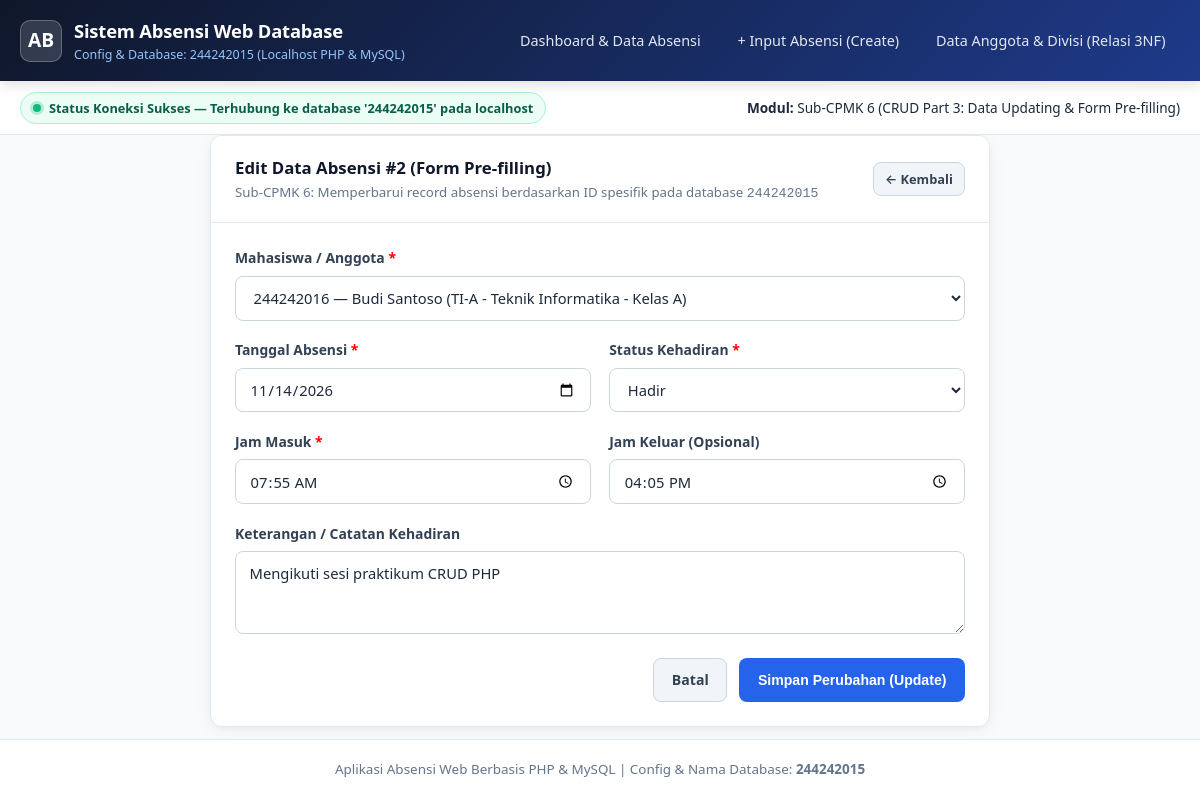
Page /edit.php?id=2 on the committed database.
### tables this page shows
CREATE TABLE IF NOT EXISTS `absensi` (
  `id_absensi` INT AUTO_INCREMENT PRIMARY KEY,
  `id_anggota` INT NOT NULL,
  `tanggal` DATE NOT NULL,
  `jam_masuk` TIME NOT NULL,
  `jam_keluar` TIME DEFAULT NULL,
  `status_kehadiran` ENUM('Hadir', 'Izin', 'Sakit', 'Alpha') NOT NULL DEFAULT 'Hadir',
  `keterangan` TEXT DEFAULT NULL,
  `created_at` TIMESTAMP DEFAULT CURRENT_TIMESTAMP,
  `updated_at` TIMESTAMP DEFAULT CURRENT_TIMESTAMP ON UPDATE CURRENT_TIMESTAMP,
  CONSTRAINT `fk_absensi_anggota`
    FOREIGN KEY (`id_anggota`) REFERENCES `anggota`(`id_anggota`)
    ON UPDATE CASCADE
    ON DELETE CASCADE
);

CREATE TABLE IF NOT EXISTS `anggota` (
  `id_anggota` INT AUTO_INCREMENT PRIMARY KEY,
  `nomor_induk` VARCHAR(30) NOT NULL UNIQUE,
  `nama_lengkap` VARCHAR(120) NOT NULL,
  `email` VARCHAR(120) NOT NULL,
  `id_divisi` INT NOT NULL,
  `created_at` TIMESTAMP DEFAULT CURRENT_TIMESTAMP,
  CONSTRAINT `fk_anggota_divisi`
    FOREIGN KEY (`id_divisi`) REFERENCES `divisi`(`id_divisi`)
    ON UPDATE CASCADE
    ON DELETE RESTRICT
);

### config/database.php (called while the page is built, shortened)
<?php
$db_status = [
    'connected' => false,
    'message'   => '',
    'database'  => DB_NAME,
    'host'      => DB_HOST,
    'driver'    => 'MySQLi (PHP Extension)'
];
$conn = @new mysqli(DB_HOST, DB_USER, DB_PASS, '', DB_PORT);
if ($conn->connect_errno) {
    $db_status['connected'] = false;
    $db_status['message']   = "Gagal terhubung ke server MySQL (" . $conn->connect_errno . "): " . $conn->connect_error;
} else {
    $conn->set_charset('utf8mb4');
    $createDbSql = "CREATE DATABASE IF NOT EXISTS `" . DB_NAME . "` CHARACTER SET utf8mb4 COLLATE utf8mb4_unicode_ci";
    if ($conn->query($createDbSql) && $conn->select_db(DB_NAME)) {
        $db_status['connected'] = true;
        $db_status['message']   = "Status Koneksi Sukses — Terhubung ke database '" . DB_NAME . "' pada " . DB_HOST;
    } else {
        $db_status['connected'] = false;
        $db_status['message']   = "Gagal memilih atau membuat database '" . DB_NAME . "': " . $conn->error;
    }
}
function e(?string $str): string
{
    return htmlspecialchars($str ?? '', ENT_QUOTES, 'UTF-8');
}

### edit.php (the view, shortened to what this page needs)
<?php
require_once __DIR__ . '/koneksi.php';
$id_absensi = (int)($_GET['id'] ?? $_POST['id_absensi'] ?? 0);
$stmt = $conn->prepare("SELECT * FROM absensi WHERE id_absensi = ? LIMIT 1");
$stmt->bind_param("i", $id_absensi);
$stmt->execute();
$res = $stmt->get_result();
$record = $res->fetch_assoc();
$anggota_list = [];
$resAnggota = $conn->query("SELECT a.id_anggota, a.nomor_induk, a.nama_lengkap, d.kode_divisi, d.nama_divisi
                            FROM anggota a
                            INNER JOIN divisi d ON a.id_divisi = d.id_divisi
                            ORDER BY a.nomor_induk ASC");
if ($resAnggota) {
    while ($row = $resAnggota->fetch_assoc()) {
        $anggota_list[] = $row;
    }
}
?>
<!DOCTYPE html>
<html lang="id">
<head>
    <link rel="stylesheet" href="assets/style.css">
</head>
<body>
    <header class="navbar">
        <div class="container navbar-inner">
            <a href="index.php" class="brand">
                <div class="brand-icon">AB</div>
                <div class="brand-text">
                    <h1>Sistem Absensi Web Database</h1>
                    <span>Config &amp; Database: 244242015 (Localhost PHP &amp; MySQL)</span>
                </div>
            </a>
            <nav class="nav-links">
                <a href="index.php" class="nav-link">Dashboard &amp; Data Absensi</a>
                <a href="tambah.php" class="nav-link">+ Input Absensi (Create)</a>
                <a href="anggota.php" class="nav-link">Data Anggota &amp; Divisi (Relasi 3NF)</a>
            </nav>
        </div>
    </header>
    <div class="status-bar">
        <div class="container status-bar-inner">
            <div>
                <span class="db-badge <?= $db_status['connected'] ? 'ok' : 'err' ?>">
                    <span class="pulse-dot <?= $db_status['connected'] ? '' : 'err' ?>"></span>
                    <?= e($db_status['message']) ?>
                </span>
            </div>
            <div>
                <strong>Modul:</strong> Sub-CPMK 6 (CRUD Part 3: Data Updating &amp; Form Pre-filling)
            </div>
        </div>
    </div>
    <main class="container">
        <section class="card" style="max-width: 780px; margin: 0 auto;">
            <div class="card-header">
                <div>
                    <h2 class="card-title">Edit Data Absensi #<?= (int)$id_absensi ?> (Form Pre-filling)</h2>
                    <p class="card-subtitle">Sub-CPMK 6: Memperbarui record absensi berdasarkan ID spesifik pada database <code>244242015</code></p>
                </div>
                <a href="index.php" class="btn btn-secondary btn-sm">&larr; Kembali</a>
            </div>
            <div class="card-body">
                <form action="edit.php?id=<?= (int)$id_absensi ?>" method="POST">
                    <div class="form-grid">
                        <div class="form-group full-width">
                            <label for="id_anggota">Mahasiswa / Anggota <span style="color:red">*</span></label>
                            <select name="id_anggota" id="id_anggota" required>
                                <?php foreach ($anggota_list as $ag): ?>
                                    <option value="<?= (int)$ag['id_anggota'] ?>" <?= (int)$record['id_anggota'] === (int)$ag['id_anggota'] ? 'selected' : '' ?>>
                                        <?= e($ag['nomor_induk']) ?> — <?= e($ag['nama_lengkap']) ?> (<?= e($ag['kode_divisi']) ?> - <?= e($ag['nama_divisi']) ?>)
                                    </option>
                                <?php endforeach; ?>
                            </select>
                        </div>
                        <div class="form-group">
                            <label for="tanggal">Tanggal Absensi <span style="color:red">*</span></label>
                            <input type="date" name="tanggal" id="tanggal" value="<?= e($record['tanggal']) ?>" required>
                        </div>
                        <div class="form-group">
                            <label for="status_kehadiran">Status Kehadiran <span style="color:red">*</span></label>
                            <select name="status_kehadiran" id="status_kehadiran" required>
                                <?php foreach (['Hadir', 'Izin', 'Sakit', 'Alpha'] as $st): ?>
                                    <option value="<?= $st ?>" <?= $record['status_kehadiran'] === $st ? 'selected' : '' ?>><?= $st ?></option>
                                <?php endforeach; ?>
                            </select>
                        </div>
                        <div class="form-group">
                            <label for="jam_masuk">Jam Masuk <span style="color:red">*</span></label>
                            <input type="time" name="jam_masuk" id="jam_masuk" value="<?= e(substr($record['jam_masuk'], 0, 5)) ?>" required>
                        </div>
                        <div class="form-group">
                            <label for="jam_keluar">Jam Keluar (Opsional)</label>
                            <input type="time" name="jam_keluar" id="jam_keluar" value="<?= !empty($record['jam_keluar']) ? e(substr($record['jam_keluar'], 0, 5)) : '' ?>">
                        </div>
                        <div class="form-group full-width">
                            <label for="keterangan">Keterangan / Catatan Kehadiran</label>
                            <textarea name="keterangan" id="keterangan" rows="3"><?= e($record['keterangan']) ?></textarea>
                        </div>
                    </div>
                    <div style="margin-top: 1.5rem; display: flex; justify-content: flex-end; gap: 0.75rem;">
                        <a href="index.php" class="btn btn-secondary">Batal</a>
                        <button type="submit" class="btn btn-primary">Simpan Perubahan (Update)</button>
                    </div>
                </form>
            </div>
        </section>
    </main>
    <footer>
        <div class="container">
            Aplikasi Absensi Web Berbasis PHP &amp; MySQL | Config &amp; Nama Database: <strong>244242015</strong>
        </div>
    </footer>
</body>
</html>

### assets/style.css (style rules this page uses)
:root { --primary: #2563eb; --primary-dark: #1d4ed8; --primary-light: #eff6ff; --success: #10b981; --success-bg: #ecfdf5; --warning: #f59e0b; --warning-bg: #fffbeb; --info: #0ea5e9; --info-bg: #f0f9ff; --danger: #ef4444; --danger-bg: #fef2f2; --slate-50: #f8fafc; --slate-100: #f1f5f9; --slate-200: #e2e8f0; --slate-300: #cbd5e1; --slate-500: #64748b; --slate-700: #334155; --slate-800: #1e293b; --slate-900: #0f172a; --radius: 12px; --shadow: 0 4px 20px -2px rgba(15, 23, 42, 0.06), 0 2px 6px -1px rgba(15, 23, 42, 0.04); }
* { box-sizing: border-box; margin: 0; padding: 0; }
body { font-family: 'Segoe UI', system-ui, -apple-system, sans-serif; background-color: var(--slate-50); color: var(--slate-800); line-height: 1.6; min-height: 100vh; display: flex; flex-direction: column; }
.navbar { background: linear-gradient(135deg, var(--slate-900) 0%, #1e3a8a 100%); color: #fff; padding: 1rem 0; box-shadow: 0 4px 12px rgba(0, 0, 0, 0.12); position: sticky; top: 0; z-index: 100; }
.container { width: 100%; max-width: 1200px; margin: 0 auto; padding: 0 1.25rem; }
.navbar-inner { display: flex; align-items: center; justify-content: space-between; flex-wrap: wrap; gap: 1rem; }
.brand { display: flex; align-items: center; gap: 0.75rem; text-decoration: none; color: #fff; }
.brand-icon { width: 42px; height: 42px; border-radius: 10px; background: rgba(255, 255, 255, 0.15); display: flex; align-items: center; justify-content: center; font-weight: 700; font-size: 1.2rem; border: 1px solid rgba(255, 255, 255, 0.25); }
.brand-text h1 { font-size: 1.15rem; font-weight: 700; letter-spacing: -0.01em; }
.brand-text span { display: block; font-size: 0.78rem; color: #93c5fd; }
.nav-links { display: flex; align-items: center; gap: 0.5rem; flex-wrap: wrap; }
.nav-link { color: #e2e8f0; text-decoration: none; padding: 0.5rem 0.9rem; border-radius: 8px; font-size: 0.9rem; font-weight: 500; transition: all 0.2s ease; }
.status-bar { background: #fff; border-bottom: 1px solid var(--slate-200); padding: 0.65rem 0; font-size: 0.85rem; }
.status-bar-inner { display: flex; align-items: center; justify-content: space-between; flex-wrap: wrap; gap: 0.75rem; }
.db-badge { display: inline-flex; align-items: center; gap: 0.5rem; padding: 0.3rem 0.75rem; border-radius: 999px; font-weight: 600; font-size: 0.8rem; }
.db-badge.ok { background: var(--success-bg); color: #065f46; border: 1px solid #a7f3d0; }
.pulse-dot { width: 8px; height: 8px; border-radius: 50%; background: var(--success); box-shadow: 0 0 0 3px rgba(16, 185, 129, 0.25); }
main { flex: 1; padding: 1.75rem 0 3rem; }
.card { background: #fff; border-radius: var(--radius); box-shadow: var(--shadow); border: 1px solid var(--slate-200); margin-bottom: 1.5rem; overflow: hidden; }
.card-header { padding: 1.15rem 1.5rem; border-bottom: 1px solid var(--slate-200); display: flex; align-items: center; justify-content: space-between; flex-wrap: wrap; gap: 1rem; background: #fff; }
.card-title { font-size: 1.05rem; font-weight: 700; color: var(--slate-900); }
.card-subtitle { font-size: 0.83rem; color: var(--slate-500); }
.card-body { padding: 1.5rem; }
.form-grid { display: grid; grid-template-columns: repeat(auto-fit, minmax(240px, 1fr)); gap: 1.15rem; }
.form-group { display: flex; flex-direction: column; gap: 0.4rem; }
.form-group.full-width { grid-column: 1 / -1; }
label { font-size: 0.87rem; font-weight: 600; color: var(--slate-700); }
input[type="text"], input[type="email"], input[type="date"], input[type="time"], select, textarea { width: 100%; padding: 0.65rem 0.85rem; border: 1px solid var(--slate-300); border-radius: 8px; font-size: 0.92rem; font-family: inherit; color: var(--slate-800); background: #fff; transition: border-color 0.15s ease, box-shadow 0.15s ease; }
.btn { display: inline-flex; align-items: center; justify-content: center; gap: 0.45rem; padding: 0.6rem 1.1rem; border-radius: 8px; font-size: 0.88rem; font-weight: 600; text-decoration: none; border: 1px solid transparent; cursor: pointer; transition: all 0.15s ease; }
.btn-primary { background: var(--primary); color: #fff; }
.btn-secondary { background: var(--slate-100); color: var(--slate-700); border-color: var(--slate-300); }
.btn-sm { padding: 0.35rem 0.7rem; font-size: 0.8rem; }
footer { background: #fff; border-top: 1px solid var(--slate-200); padding: 1.2rem 0; text-align: center; font-size: 0.84rem; color: var(--slate-500); }

### rows in the picture
absensi: id_anggota "244242016 — Budi Santoso (TI-A - Teknik Informatika - Kelas A)", tanggal "11/14/2026", status_kehadiran "Hadir", jam_masuk "07:55", jam_keluar "16:05", keterangan "Mengikuti sesi praktikum CRUD PHP"

### other values in the picture
$db_status['message'] "Status Koneksi Sukses — Terhubung ke database '244242015' pada localhost"
$id_absensi "2"
